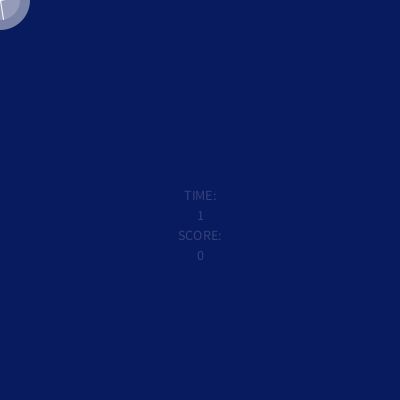
Frame 1 (no input)
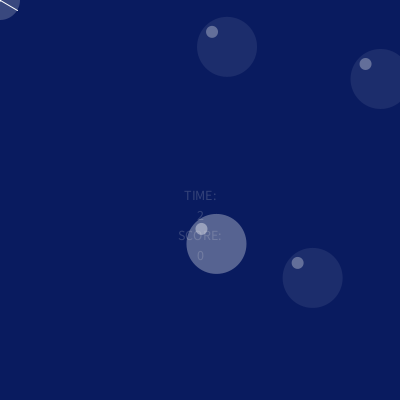
Frame 60 (the mouse pressed at the canvas centre just before this capture)
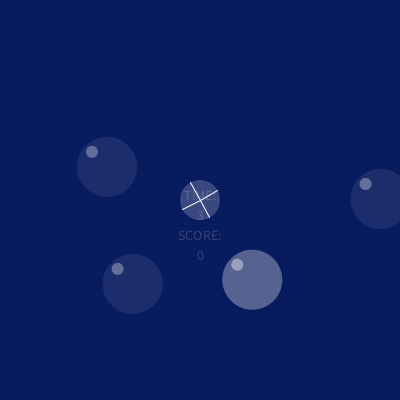
Frame 120 (the mouse held since frame 60 and released just before this capture)

The Processing sketch that drew these frames (run headless with seeded random() and noise(); from frame 60 on, the mouse is pressed at the canvas centre):

// Processing sketch: processing_73764
// ── processing_73764.pde

//Homework 7

//Danielle Dong
//dmdong@andrew.cmu.edu
//copyright Danielle Dong, Carnegie Mellon University, Pittburgh, PA


// INSTRUCTIONS
// there are three bubbles -- two are fakes! 
// pop the real target one with your bubble (the more opaque one) to increase your score
// move your 'fan' (mouse) around to affect where your bubble goes (if you move your fan in a direction, the bubble you control moves faster in that direction)
// do not run into the wall though! it will reset your score, and you want to have it to be as high as you can get it





//global variables
int startTime;
int collisionCount = 0;
float fanX, fanY;
float fanRad;
float fanSpeedX, fanSpeedY;
float bubbleSpeedX1, bubbleSpeedY1, bubbleSpeedX2, bubbleSpeedY2, bubbleSpeedX3, bubbleSpeedY3;
float popSpeedX, popSpeedY;
float bubbleWidth, bubbleHeight;
//didn't define these so automatically start (0,0) and end up somewhere else because of collisionCheck
float bubbleX1, bubbleY1, bubbleX2, bubbleY2, bubbleX3, bubbleY3;;
float popX1, popY1;





void setup ()
{
  size (400, 400);
  smooth ();
  noCursor ();
  
  fanRad = width*.05 ;
  bubbleWidth= width*.15 ;
  bubbleHeight= height*.15 ;

  bubbleSpeedX1 = 1;
  bubbleSpeedY1 = 1;
  bubbleSpeedX2 = 2;
  bubbleSpeedY2 = 2;
  bubbleSpeedX3 = 2;
  bubbleSpeedY3 = 2;
  
  fanX = 0; 
  fanY = 0;
  fanSpeedX = .5;
  fanSpeedY = .5;
  
  popX1 = 0; 
  popY1 = 0;
  popSpeedX = .5;
  popSpeedY = .5;
}





void draw ()
{
  background (9, 27, 95);

  playTimer ();
  targetFan (mouseX, mouseY, fanRad);   //fan,acts as mouse/cursor
  targetPopper (popX1, popY1, bubbleWidth, bubbleHeight);  //popper you have to move
  popMoveWrap (); //
  targetBubble (bubbleX1, bubbleY1, bubbleWidth, bubbleHeight); //target bubble
  bubbleDrift1(); //movement for target bubble
  targetBubble (bubbleX2, bubbleY2, bubbleWidth, bubbleHeight); //FAKE #1
  bubbleDrift2();//FAKE #1 movement
  targetBubble (bubbleX3, bubbleY3, bubbleWidth, bubbleHeight); //FAKE #2
  bubbleDrift3();//FAKE #2 movement
  collisionCheck ();
}










void collisionCheck ()
{
  float d = dist (popX1, popY1, bubbleX1, bubbleY1);
  println (bubbleWidth + bubbleHeight + "  "  + d);

  //text to show score +1 when colliding
  textAlign (CENTER);
  textSize (14);
  fill (225, 225, 225, 50);

  text ("SCORE:", width/2, (height/2)+(.10*height));
  text (collisionCount, width/2, (height/2)+(.15*height));

  if (d < ( (bubbleHeight/2) + (bubbleHeight/2) ) ) //if the distance beween the two is smaller than their radii
  {
    //bubble randomly moves somewhere else
    bubbleX1 = random(width) ;
    bubbleY1 = random (height) ;
    bubbleSpeedX1 = 3;
    bubbleSpeedY1 = 3;
    //fake bubbles move somewhere random too, but speed isn't changed
    bubbleX2 = random(width) ;
    bubbleY2 = random (height) ;
    bubbleX3 = random(width) ;
    bubbleY3 = random (height) ;
    //fan moves somewhere else too
    popX1 = random (50, 350); 
    popY1 = random (50, 350);
    //collision counter increases by 1
    if (frameCount > 10) //accounts for the beginning collision
    {
      collisionCount = collisionCount + 1;
      
      // 'dramatic' collision
      background (245, 10, 10);
      textAlign (CENTER);
      textSize (40);
      fill (225, 225, 225);
      text ("POP", width/2, height/2 );
      background (9, 27, 95);
    }
  }
  if ( (popX1 - (bubbleWidth/2) == 0) || (popX1 + (bubbleWidth/2) >400) || (popY1 - (bubbleHeight/2) == 0) || (popY1 + (bubbleHeight/2) > 400) )
  {
    collisionCount = 0;
  }
}


void playTimer ()
{
  textAlign (CENTER);
  textSize (14);
  fill (225, 225, 225, 50);
  startTime = millis() / 1000 ;
  text ("TIME:", width/2, height/2);
  text (startTime, width/2, (height/2)+(.05*height));
}


void targetFan (float fanX, float fanY, float fanRadius ) 
{
  noStroke();
  fill (255, 255, 255, 50);
  
  ellipse (fanX, fanY, fanRadius*2, fanRadius*2);
  //spinning lines
  pushMatrix();
  translate (fanX, fanY);
  rotate (radians(-frameCount*10));
  strokeWeight(1);
  stroke(255, 255, 255);
  line (0, 0, 0, -fanRadius);
  line (0, 0, fanRadius, 0);
  line (0, 0, 0, fanRadius);
  line (0, 0, -fanRadius, 0);
  popMatrix();
}


void popMoveWrap ()
{
  popX1 = popX1 + popSpeedX;
  popY1 = popY1 + popSpeedY;

  // mouse input, 
  if (pmouseX < mouseX)
  {
    popSpeedX = popSpeedX +.1 ;
  }
  if (pmouseX > mouseX)
  {
    popSpeedX = popSpeedX - .1;
  }
  if (pmouseY < mouseY)
  {
    popSpeedY = popSpeedY +.1;
  }
  if (pmouseY > mouseY)
  {
    popSpeedY = popSpeedY - .1;
  }
  
 //wrapping
  if ( (popX1 - (bubbleWidth/2) ) > width )
  {
    popX1 = (0 - (bubbleWidth/2) ) ;
  }
  if ( (popX1 + (bubbleWidth/2) ) <0 )
  {
    popX1 = (width + (bubbleWidth/2) ) ;
  }
  if ( (popY1 - (bubbleWidth/2) ) > height )
  {
    popY1 = 0 - (bubbleWidth/2) ;
  }
  if ( (popY1 + (bubbleWidth/2) ) < 0 )
  {
    popY1 = height + (bubbleWidth/2) ;
  }
}

void targetPopper (float bubbleX1, float bubbleY1, float bubbleWidth, float bubbleHeight) 
{
  noStroke ();
  fill (255, 255, 255, 80);
  ellipse (bubbleX1, bubbleY1, bubbleWidth, bubbleHeight);
  fill (255, 255, 255, 100);
  ellipse (bubbleX1 - (bubbleWidth*.25), bubbleY1 - (bubbleHeight*.25), bubbleWidth*.2, bubbleHeight*.2);
}


void bubbleDrift3 ()  //FAKE #2
{
  bubbleX3 = bubbleX3 + bubbleSpeedX3 ;
  if (bubbleX3 + (.5*bubbleWidth) > width )
  {
    bubbleSpeedX3 = -bubbleSpeedX3;
  }
  if (bubbleX3 - (.5*bubbleWidth) < 0 )
  {
    bubbleSpeedX3 = -bubbleSpeedX3;
  }  
  bubbleY3 = bubbleY3 + bubbleSpeedY3 ;
  if (bubbleY3 + (.5*bubbleHeight) > height )
  {
    bubbleSpeedY3 = -bubbleSpeedY3;
  }
  if (bubbleY3 - (.5*bubbleHeight) < 0 )
  {
    bubbleSpeedY3 = -bubbleSpeedY3;
  }
}

void bubbleDrift2 ()  //FAKE#1
{
  bubbleX2 = bubbleX2 + bubbleSpeedX2 ;
  if (bubbleX2 + (.5*bubbleWidth) > width )
  {
    bubbleSpeedX2 = -bubbleSpeedX2;
  }
  if (bubbleX2 - (.5*bubbleWidth) < 0 )
  {
    bubbleSpeedX2 = -bubbleSpeedX2;
  }  
  bubbleY2 = bubbleY2 + bubbleSpeedY2 ;
  if (bubbleY2 + (.5*bubbleHeight) > height )
  {
    bubbleSpeedY2 = -bubbleSpeedY2;
  }
  if (bubbleY2 - (.5*bubbleHeight) < 0 )
  {
    bubbleSpeedY2 = -bubbleSpeedY2;
  }
}

void bubbleDrift1 ()
{
  bubbleX1 = bubbleX1 + bubbleSpeedX1 ;
  if (bubbleX1 + (.5*bubbleWidth) > width )
  {
    bubbleSpeedX1 = -bubbleSpeedX1;
  }
  if (bubbleX1 - (.5*bubbleWidth) < 0 )
  {
    bubbleSpeedX1 = -bubbleSpeedX1;
  }  
  bubbleY1 = bubbleY1 + bubbleSpeedY1 ;
  if (bubbleY1 + (.5*bubbleHeight) > height )
  {
    bubbleSpeedY1 = -bubbleSpeedY1;
  }
  if (bubbleY1 - (.5*bubbleHeight) < 0 )
  {
    bubbleSpeedY1 = -bubbleSpeedY1;
  }
}

void targetBubble (float bubbleX1, float bubbleY1, float bubbleWidth, float bubbleHeight) 
{
  noStroke ();
  fill (255, 255, 255, 20);
  ellipse (bubbleX1, bubbleY1, bubbleWidth, bubbleHeight);
  fill (255, 255, 255, 80);
  ellipse (bubbleX1 - (bubbleWidth*.25), bubbleY1 - (bubbleHeight*.25), bubbleWidth*.2, bubbleHeight*.2);
}
